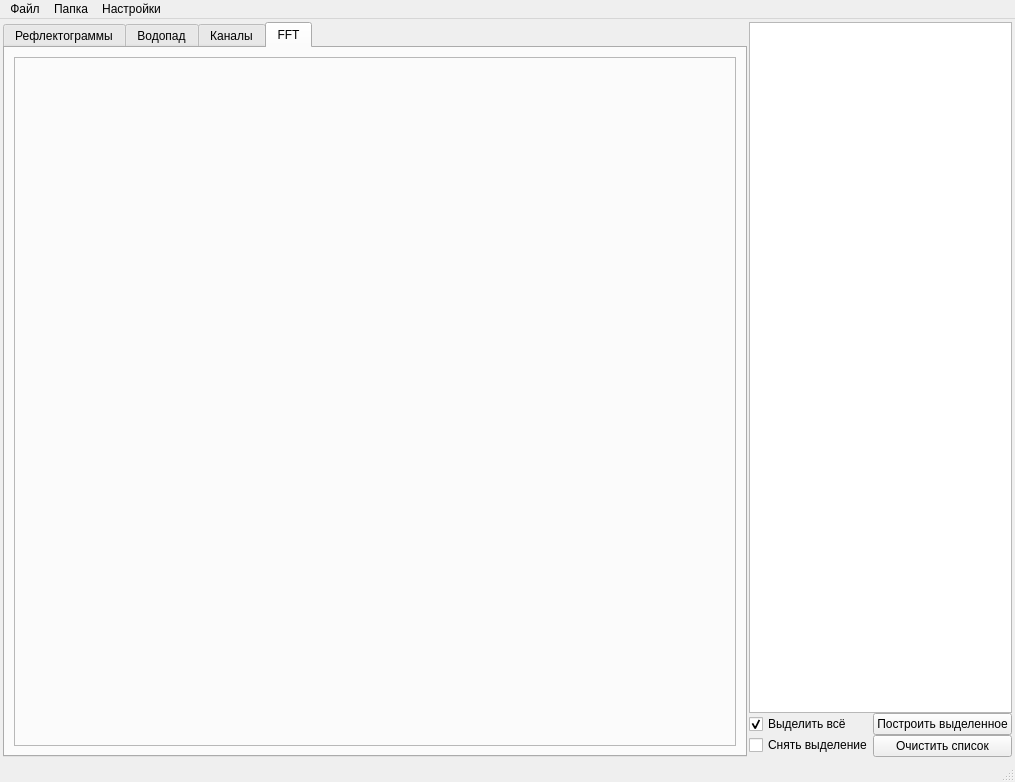
<?xml version="1.0" encoding="UTF-8"?>
<ui version="4.0">
 <class>MainWindow</class>
 <widget class="QMainWindow" name="MainWindow">
  <property name="windowModality">
   <enum>Qt::WindowModal</enum>
  </property>
  <property name="geometry">
   <rect>
    <x>0</x>
    <y>0</y>
    <width>1015</width>
    <height>782</height>
   </rect>
  </property>
  <property name="sizePolicy">
   <sizepolicy hsizetype="Expanding" vsizetype="Expanding">
    <horstretch>0</horstretch>
    <verstretch>0</verstretch>
   </sizepolicy>
  </property>
  <property name="windowTitle">
   <string>MainWindow</string>
  </property>
  <property name="autoFillBackground">
   <bool>false</bool>
  </property>
  <widget class="QWidget" name="centralwidget">
   <property name="sizePolicy">
    <sizepolicy hsizetype="Expanding" vsizetype="Expanding">
     <horstretch>0</horstretch>
     <verstretch>0</verstretch>
    </sizepolicy>
   </property>
   <property name="maximumSize">
    <size>
     <width>9999999</width>
     <height>9999999</height>
    </size>
   </property>
   <layout class="QHBoxLayout" name="horizontalLayout_3" stretch="1">
    <property name="spacing">
     <number>0</number>
    </property>
    <property name="leftMargin">
     <number>2</number>
    </property>
    <property name="topMargin">
     <number>2</number>
    </property>
    <property name="rightMargin">
     <number>2</number>
    </property>
    <property name="bottomMargin">
     <number>2</number>
    </property>
    <item>
     <layout class="QHBoxLayout" name="horizontalLayout" stretch="0,0">
      <property name="spacing">
       <number>2</number>
      </property>
      <property name="sizeConstraint">
       <enum>QLayout::SetDefaultConstraint</enum>
      </property>
      <property name="leftMargin">
       <number>1</number>
      </property>
      <property name="topMargin">
       <number>1</number>
      </property>
      <property name="rightMargin">
       <number>1</number>
      </property>
      <property name="bottomMargin">
       <number>1</number>
      </property>
      <item>
       <widget class="QTabWidget" name="Tabs">
        <property name="statusTip">
         <string/>
        </property>
        <property name="currentIndex">
         <number>3</number>
        </property>
        <widget class="QWidget" name="tab_1">
         <attribute name="title">
          <string>Рефлектограммы</string>
         </attribute>
         <layout class="QVBoxLayout" name="verticalLayout_5">
          <item>
           <widget class="QFrame" name="ReflFrame">
            <property name="cursor">
             <cursorShape>CrossCursor</cursorShape>
            </property>
            <property name="toolTipDuration">
             <number>-1</number>
            </property>
            <property name="statusTip">
             <string>Графики рефлектограмм. Каждый график расположен друг под другом для удобства просмотра</string>
            </property>
            <property name="frameShape">
             <enum>QFrame::StyledPanel</enum>
            </property>
            <property name="frameShadow">
             <enum>QFrame::Raised</enum>
            </property>
           </widget>
          </item>
         </layout>
        </widget>
        <widget class="QWidget" name="tab">
         <attribute name="title">
          <string>Водопад</string>
         </attribute>
         <layout class="QVBoxLayout" name="verticalLayout_4">
          <item>
           <widget class="QFrame" name="WaterfallFrame">
            <property name="statusTip">
             <string>Водопад. Вычисленное время (ось Y) может быть неточным</string>
            </property>
            <property name="frameShape">
             <enum>QFrame::StyledPanel</enum>
            </property>
            <property name="frameShadow">
             <enum>QFrame::Raised</enum>
            </property>
           </widget>
          </item>
         </layout>
        </widget>
        <widget class="QWidget" name="tab_2">
         <attribute name="title">
          <string>Каналы</string>
         </attribute>
         <layout class="QVBoxLayout" name="verticalLayout_6">
          <item>
           <widget class="QFrame" name="frame">
            <property name="frameShape">
             <enum>QFrame::StyledPanel</enum>
            </property>
            <property name="frameShadow">
             <enum>QFrame::Raised</enum>
            </property>
           </widget>
          </item>
         </layout>
        </widget>
        <widget class="QWidget" name="tab_3">
         <attribute name="title">
          <string>FFT</string>
         </attribute>
         <layout class="QHBoxLayout" name="horizontalLayout_5">
          <item>
           <widget class="QFrame" name="FftFrame">
            <property name="toolTip">
             <string>&lt;html&gt;&lt;head/&gt;&lt;body&gt;&lt;p&gt;&lt;br/&gt;&lt;/p&gt;&lt;/body&gt;&lt;/html&gt;</string>
            </property>
            <property name="statusTip">
             <string>Данные после преобразования Фурье</string>
            </property>
            <property name="frameShape">
             <enum>QFrame::StyledPanel</enum>
            </property>
            <property name="frameShadow">
             <enum>QFrame::Raised</enum>
            </property>
           </widget>
          </item>
         </layout>
        </widget>
       </widget>
      </item>
      <item>
       <layout class="QVBoxLayout" name="verticalLayout" stretch="0,0">
        <property name="spacing">
         <number>0</number>
        </property>
        <property name="sizeConstraint">
         <enum>QLayout::SetMinimumSize</enum>
        </property>
        <item>
         <widget class="QListWidget" name="listWidget">
          <property name="sizePolicy">
           <sizepolicy hsizetype="Minimum" vsizetype="Expanding">
            <horstretch>0</horstretch>
            <verstretch>0</verstretch>
           </sizepolicy>
          </property>
          <property name="toolTip">
           <string extracomment="toolTip"/>
          </property>
          <property name="toolTipDuration">
           <number>-1</number>
          </property>
          <property name="statusTip">
           <string extracomment="statusTip">Список, найденных в папке, файлов</string>
          </property>
          <property name="whatsThis">
           <string extracomment="whatsThis"/>
          </property>
          <property name="tabKeyNavigation">
           <bool>true</bool>
          </property>
          <property name="sortingEnabled">
           <bool>false</bool>
          </property>
         </widget>
        </item>
        <item>
         <layout class="QHBoxLayout" name="horizontalLayout_2">
          <property name="sizeConstraint">
           <enum>QLayout::SetMaximumSize</enum>
          </property>
          <item>
           <layout class="QVBoxLayout" name="verticalLayout_2">
            <property name="sizeConstraint">
             <enum>QLayout::SetMaximumSize</enum>
            </property>
            <item>
             <widget class="QCheckBox" name="checkAll">
              <property name="toolTip">
               <string extracomment="toolTip"/>
              </property>
              <property name="toolTipDuration">
               <number>-1</number>
              </property>
              <property name="statusTip">
               <string>Поставить галочки на все выделенные файлы</string>
              </property>
              <property name="text">
               <string>Выделить всё</string>
              </property>
              <property name="checkable">
               <bool>true</bool>
              </property>
              <property name="checked">
               <bool>true</bool>
              </property>
             </widget>
            </item>
            <item>
             <widget class="QCheckBox" name="uncheckAll">
              <property name="toolTip">
               <string extracomment="toolTIp"/>
              </property>
              <property name="toolTipDuration">
               <number>-1</number>
              </property>
              <property name="statusTip">
               <string>Снять галочки со всех выделенных файлов</string>
              </property>
              <property name="text">
               <string>Снять выделение</string>
              </property>
             </widget>
            </item>
           </layout>
          </item>
          <item>
           <layout class="QVBoxLayout" name="verticalLayout_3">
            <item>
             <widget class="QPushButton" name="BuildAll">
              <property name="mouseTracking">
               <bool>true</bool>
              </property>
              <property name="toolTip">
               <string comment="Tooltip" extracomment="toolTip"/>
              </property>
              <property name="toolTipDuration">
               <number>-1</number>
              </property>
              <property name="statusTip">
               <string extracomment="statusTip">Построить графики рефлектограмм и водопад</string>
              </property>
              <property name="whatsThis">
               <string extracomment="whatsThis"/>
              </property>
              <property name="text">
               <string>Построить выделенное</string>
              </property>
             </widget>
            </item>
            <item>
             <widget class="QPushButton" name="ClearAll">
              <property name="toolTip">
               <string extracomment="toolTip"/>
              </property>
              <property name="toolTipDuration">
               <number>-1</number>
              </property>
              <property name="statusTip">
               <string>Очистить список найденных файлов (графики не будут удалены)</string>
              </property>
              <property name="text">
               <string>Очистить список</string>
              </property>
             </widget>
            </item>
           </layout>
          </item>
         </layout>
        </item>
       </layout>
      </item>
     </layout>
    </item>
   </layout>
  </widget>
  <widget class="QMenuBar" name="menubar">
   <property name="geometry">
    <rect>
     <x>0</x>
     <y>0</y>
     <width>1015</width>
     <height>26</height>
    </rect>
   </property>
   <widget class="QMenu" name="FileMenu">
    <property name="title">
     <string>Файл</string>
    </property>
    <addaction name="ChooseFile"/>
   </widget>
   <widget class="QMenu" name="FolderMenu">
    <property name="statusTip">
     <string>Выбор папки для загрузки файлов (расширение .csv). Очищает список перед открытием</string>
    </property>
    <property name="title">
     <string>Папка</string>
    </property>
    <addaction name="ChooseFolder"/>
   </widget>
   <widget class="QMenu" name="menu">
    <property name="title">
     <string>Настройки</string>
    </property>
    <addaction name="WaterfallSettings"/>
   </widget>
   <addaction name="FileMenu"/>
   <addaction name="FolderMenu"/>
   <addaction name="menu"/>
  </widget>
  <widget class="QStatusBar" name="statusbar"/>
  <action name="ChooseFolder">
   <property name="text">
    <string>Выбрать папку</string>
   </property>
   <property name="statusTip">
    <string>Выбор папки для загрузки файлов (расширение .csv). Очищает список перед открытием</string>
   </property>
  </action>
  <action name="ChooseFile">
   <property name="text">
    <string>Выбрать файл(-ы)</string>
   </property>
  </action>
  <action name="WaterfallSettings">
   <property name="checkable">
    <bool>false</bool>
   </property>
   <property name="text">
    <string>Все настройки</string>
   </property>
  </action>
 </widget>
 <resources/>
 <connections/>
</ui>
